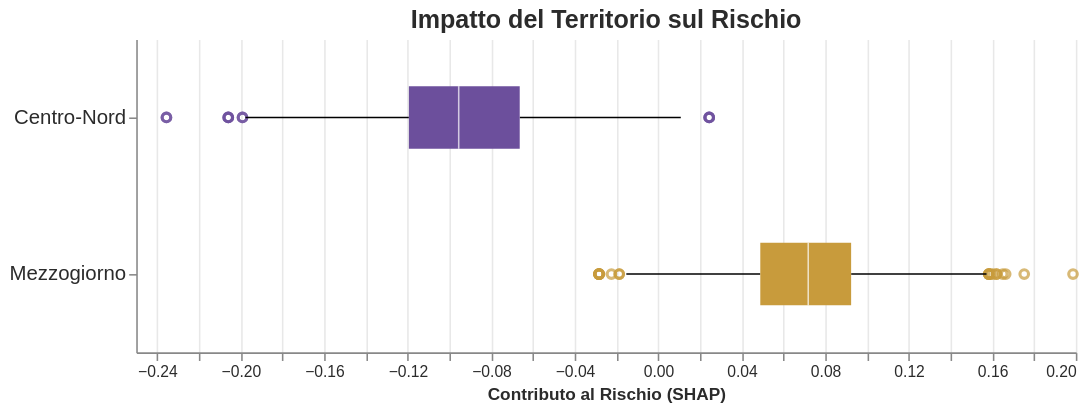

Specify this chart in Vega-Lite:
### Vega-Lite specification from a JSON file in a GitHub repository (floating-point values rounded to 4 significant figures; data arrays with more than 128 entries replaced by an {"elided": "..."} marker saying what was removed)
{"config": {"view": {"continuousWidth": 300, "continuousHeight": 300, "strokeWidth": 0}}, "data": {"name": "data-fa802ecc687b848c2fc401581b801cc0"}, "mark": {"type": "boxplot", "extent": 1.5, "size": 40}, "encoding": {"color": {"field": "Territorio", "legend": null, "scale": {"domain": ["Centro-Nord", "Mezzogiorno"], "range": ["#6C4F9C", "#C89B3C"]}, "type": "nominal"}, "x": {"axis": {"gridColor": "#e8e8e8", "labelColor": "#2b2b2b", "titleColor": "#2b2b2b"}, "field": "MEZZOGIORNO_SHAP", "title": "Contributo al Rischio (SHAP)", "type": "quantitative"}, "y": {"axis": {"labelColor": "#2b2b2b", "labelFontSize": 13, "titleColor": "#2b2b2b"}, "field": "Territorio", "title": null, "type": "nominal"}}, "height": 200, "title": {"text": "Impatto del Territorio sul Rischio", "color": "#2b2b2b", "fontSize": 16}, "width": 600, "$schema": "https://vega.github.io/schema/vega-lite/v5.20.1.json", "datasets": {"data-fa802ecc687b848c2fc401581b801cc0": {"elided": "3000 records"}}}
